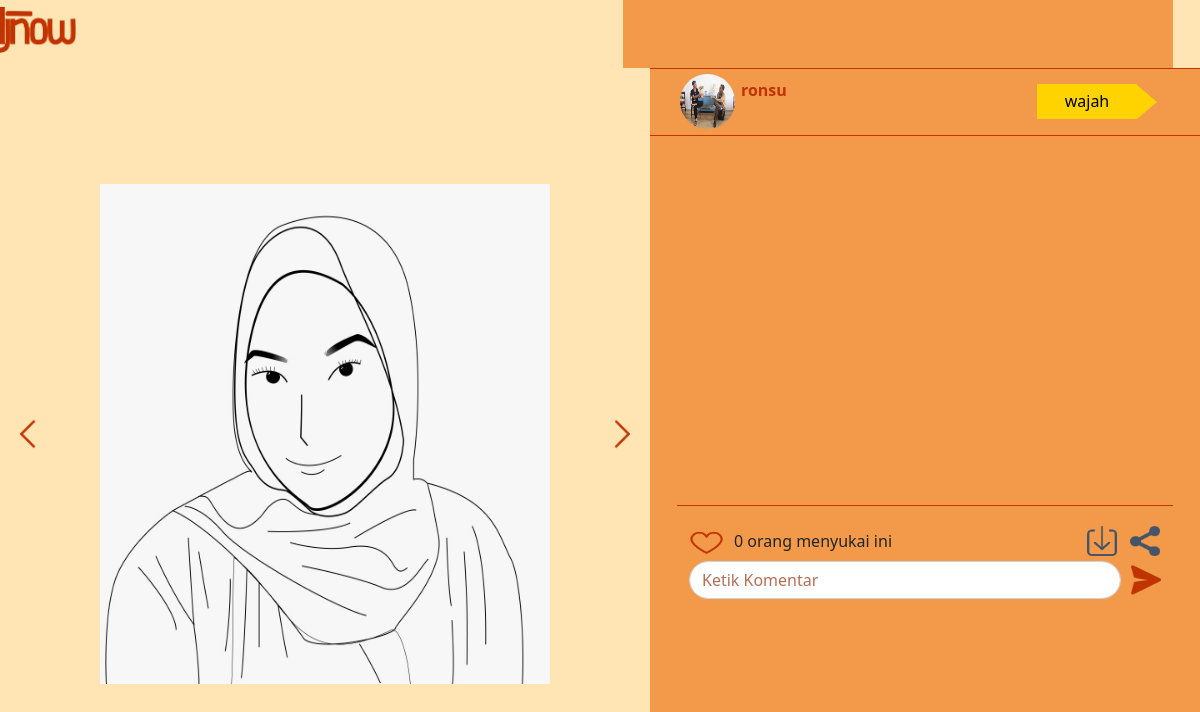
The page /User/postingan?postingan=4&page=/akun_orang&username=ronsu on the database its author committed.
### tables this page shows
CREATE TABLE `postingan` (
  `id` int(11) NOT NULL,
  `username` varchar(250) NOT NULL,
  `foto` varchar(100) NOT NULL,
  `kategori` int(10) NOT NULL DEFAULT 1
);

CREATE TABLE `user` (
  `id` int(11) NOT NULL,
  `nama_lengkap` varchar(250) NOT NULL,
  `username` varchar(50) NOT NULL,
  `email` varchar(100) NOT NULL,
  `tanggal_lahir` date NOT NULL,
  `password` varchar(255) NOT NULL,
  `kontak` varchar(20) NOT NULL DEFAULT '+62-8xx-xxxx-xxxx',
  `foto` varchar(100) NOT NULL,
  `role_id` int(11) NOT NULL,
  `is_active` int(1) NOT NULL,
  `user_bio` text NOT NULL DEFAULT 'Hai, salam kenal teman-teman desainerku!'
);

CREATE TABLE `kategori_postingan` (
  `id` int(11) NOT NULL,
  `nama` varchar(100) NOT NULL DEFAULT 'desain',
  `warna` varchar(100) NOT NULL DEFAULT 'grey',
  `logo` varchar(150) NOT NULL
);

### application/controllers/user.php (called while the page is built, shortened)
<?php
class User extends CI_Controller
{
  public function __construct()
  {
    $this->load->library('form_validation');
  }
  public function postingan()
  {
    $data['username'] = $_GET['username'];
    $data['halaman'] = $_GET['page'];
    $postingan_id = $_GET['postingan'];
    $data['title'] = 'Profile';
    $data['postingan'] = $this->db->get_where('postingan', ['id' =>  $postingan_id])->row_array();
    $data['user'] = $this->db->get_where('user', ['username' => $data['postingan']['username']])->row_array();
    $data['aku'] = $this->db->get_where('user', ['username' => $this->session->userdata('username')])->row_array();
    $data['kategori'] = $this->db->query("SELECT * FROM kategori_postingan")->result_array();
    $data['komentar'] = $this->db->get_where('komentar', ['id_postingan' =>  $postingan_id])->result_array();
    $data['suka'] = $this->db->get_where('suka', ['id_postingan' => $postingan_id])->result_array();
    $this->load->view('user/postingan', $data);
  }
}

### index.php (called while the page is built, shortened)
<?php
require_once BASEPATH.'core/CodeIgniter.php';

### application/views/user/postingan.php (the view, shortened to what this page needs)
<!doctype html>
<html lang="en">
    <head>
        <link rel="stylesheet" type="text/css" href="css/style.css">
        <link href="https://cdn.jsdelivr.net/npm/bootstrap@5.0.1/dist/css/bootstrap.min.css" rel="stylesheet">
    </head>
    <body>
        <nav class="navbar fixed-top navbar-light" style="border-radius: 0px;  background-color: none; height: 68px;">
            <div class="container" style="margin-top: -8px;">
                <div class="row" style=" margin-left: -125px;">
                    <div class="col" style="width: 100vw; background-color: none;">
                        <img src="<?= base_url('res'); ?>/logo.png" width="95px" height="46px">
                    </div>
                    <div class="col" style="margin-top: -8px; margin-right:-3px; margin-bottom: -15px; max-width: 550px; background-color: #F2994A;">
                    </div>
                </div>
            </div>
        </nav>
        <div class="container" style="margin-left: 0px; height: 100vh;">
            <div class="row" style="height: 100vh; width: 100vw; padding-top: 68px;">
                <div class="col d-flex flex-wrap align-items-center" style="max-width: 100px; background-color: none;">
                    <a href="#">
                        <img src="<?= base_url('res'); ?>/kiri.png" width="32px" height="32px" alt="Post Sebelumnya" data-toggle="tooltip" data-placement="bottom" title="Post Sebelumnya">
                    </a>
                </div>
                <div class="col d-flex flex-wrap align-items-center justify-content-center" style=" background-color: none;">
                    <img src="<?= base_url('res/postingan/'), $postingan['foto']; ?>" width="450px" height="500px" alt="">
                </div>
                <div class="col d-flex flex-wrap align-items-center justify-content-end" style="max-width: 100px; background-color: none;">
                    <a href="#">
                        <img src="<?= base_url('res'); ?>/kanan.png" width="32px" height="32px" alt="Post Selanjutnya" data-toggle="tooltip" data-placement="bottom" title="Post Selanjutnya">
                    </a>
                </div>
                <div class="col" style="max-width: 550px; background-color: #F2994A;">
                    <div class="row border-top border-bottom" style=" border: 0 0 0 1px solid transparent !important; border-color: #C13301 !important; height: 68px; background-color:#F2994A;">
                        <div class="userupload" style="width: 100vw;">
                            <div class="row">
                                <div class="pengupload" style="margin-top: 5px; max-width: 495px; margin-left: 27px; background-color: none;">
                                    <div class="row">
                                        <div class="col" style="max-width: 60px; height: 55px;">
                                            <div class="potoprofil d-flex flex-wrap align-items-center justify-content-center">
                                                <img src="<?= base_url('res/profile/'), $user['foto']; ?>" class="rounded-circle" width="55px" height="55px" alt="">
                                            </div>
                                        </div>
                                        <div class="col" style="margin-left: 3px; margin-top:4px;">
                                            <div class="row" style="margin-left: -23px;">
                                                <a href="<?= base_url('user/akun_orang?username='),$user['username']; ?>" style="font-weight: 700; color: #C13301; text-decoration: none;">
                                                  <?= $user['username']; ?>
                                                </a>
                                            </div>
                                        </div>
                                        <div class="col d-flex align-items-center" style="max-width: 145px;">
                                        <?php $id_kategori = $postingan['kategori'];?>
                                             <a href="#">
                                                <button style="background-color: transparent; border: 0px;">
                                                  <div class="segitigakanan " style=" margin-left :-8px;;">
                                                     <div class="row d-flex justify-content-center" style="padding-top: 5px;">
                                                         <?= $kategori[$id_kategori-1]['nama']; ?>
                                                     </div>
                                                  </div>
                                                </button>
                                            </a>
                                        </div>
                                    </div>
                                </div>
                            </div>
                        </div>
                    </div>
                    <div class="row  border-bottom" style="border-color: #C13301 !important; overflow-y: auto; height: 355px; max-height: 355px; margin:15px; background-color: #F2994A;">
                        <div class="col">
                        </div>
                    </div>
                    <div class="row d-flex align-items-center" style="height: 40px; margin-left: 15px; margin-right: 15px; background-color: none;">
                        <?php $this->db->select('username');
                              $this->db->from('suka');
                              $this->db->where('id_postingan =', $postingan['id']);
                              $user_suka = $this->db->get()->result_array();
                              $isi = [];
                              if( in_array($aku['username'], $isi)) { ?>
                        <div class="col" style="max-width: 45px; max-height:45px;">
                            <a href="<?= base_url('User/suka?suka=0&username='), $username, "&id_postingan=", $postingan['id'],"&page=",$halaman; ?>">
                                <img src="<?= base_url('res'); ?>/love_button.png" alt="Disukai" width="35px" height="30px">
                            </a>
                        </div>
                        <div class="col">
                            Anda <?php if(count($user_suka)-1 == 0){echo "menyukai ini";} else{echo "dan ", count($user_suka)-1, " orang lainnya menyukai ini" ;} ?>
                        </div>
                        <?php }else { ?>
                                <div class="col" style="max-width: 45px; max-height:45px;">
                                  <a href="<?= base_url('User/suka?suka=1&username='), $username, "&id_postingan=", $postingan['id'],"&page=",$halaman; ?>">
                                    <img src="<?= base_url('res/bar_postingan'); ?>/like_bolong.png" alt="Disukai" width="35px" height="30px">
                                  </a>
                                </div>
                                <div class="col">
                                  <?= count($user_suka), " orang menyukai ini"; ?>
                                </div>
                        <?php } ?>
                        <div class="col" style="margin-right: 3px; max-width: 40px; max-height:40px;">
                            <a href="#">
                                <img src="<?= base_url('res'); ?>/download.png" width="30px" height="30px"  alt="Unduh">
                            </a>
                        </div>
                        <div class="col" style="margin-right: 15px; max-width: 40px; max-height:40px;">
                            <a href="#">
                                <img  src="<?= base_url('res'); ?>/share.png" width="30px" height="30px"  alt="Unduh">
                            </a>
                        </div>
                    </div>
                    <form action="<?= base_url('User/komentar?id='), $postingan['id'],"&page=",$halaman,"&username=",$username; ?>" method="post">
                    <div class="row" style=" height: 40px; margin-left: 15px; margin-right: 15px; background-color:none ;">
                        <div class="col">
                            <input name="komentar" autocomplete="off" style="border-radius: 50px;" type="text" class="form-control" placeholder="Ketik Komentar" aria-label="Komentar" aria-describedby="basic-addon1">
                        </div>
                        <div class="col" style="margin-left: -15px; max-width: 55px; margin-top: 5px;">
                            <button type="submit" id="kirim_komen" style="background-color:transparent !important; margin-top:-5px; border:0px; margin-left:-5px;">
                                <img  src="<?= base_url('res'); ?>/kirimkomentar.png" width="30px" height="30px"  alt="Kirim Komentar">
                            </button>
                        </div>
                    </div>
                    </form>
                </div>
            </div>
        </div>
    </body>
</html>

### assets/css/style.css (style rules this page uses)
::placeholder { color: #B36F57 !important; opacity: 1; }

### rows shown on the page
postingan: foto (picture), kategori.nama "wajah"
user: foto (picture), username "ronsu"

### other values the page prints
count($user_suka) "0"
